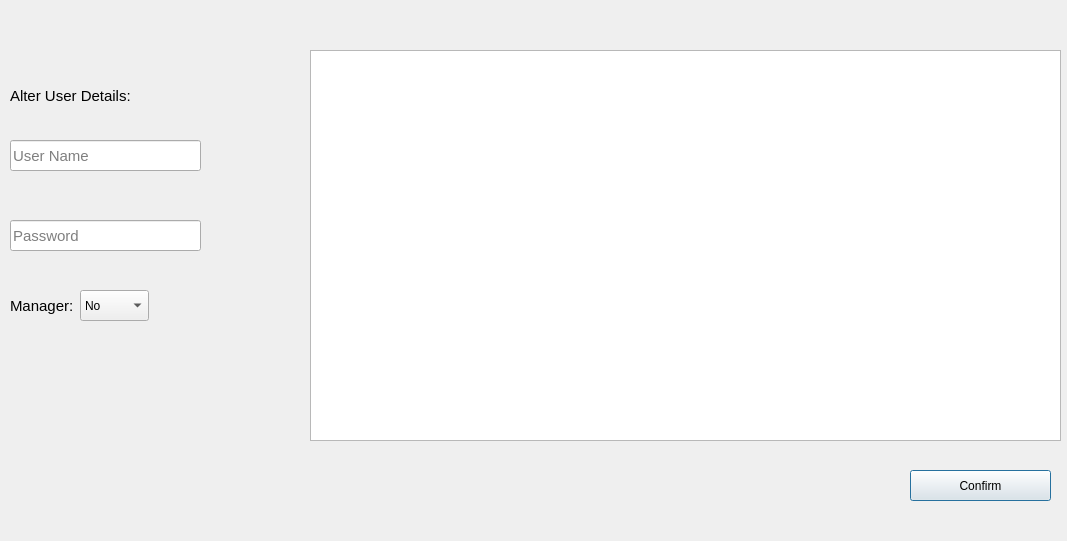
<?xml version="1.0" encoding="UTF-8"?>
<ui version="4.0">
 <class>Staff</class>
 <widget class="QDialog" name="Staff">
  <property name="geometry">
   <rect>
    <x>0</x>
    <y>0</y>
    <width>1067</width>
    <height>541</height>
   </rect>
  </property>
  <property name="minimumSize">
   <size>
    <width>1067</width>
    <height>541</height>
   </size>
  </property>
  <property name="maximumSize">
   <size>
    <width>1067</width>
    <height>541</height>
   </size>
  </property>
  <property name="windowTitle">
   <string>Dialog</string>
  </property>
  <property name="styleSheet">
   <string notr="true"/>
  </property>
  <widget class="QTableWidget" name="twStaff">
   <property name="geometry">
    <rect>
     <x>310</x>
     <y>50</y>
     <width>751</width>
     <height>391</height>
    </rect>
   </property>
   <property name="editTriggers">
    <set>QAbstractItemView::NoEditTriggers</set>
   </property>
   <property name="tabKeyNavigation">
    <bool>false</bool>
   </property>
   <property name="showDropIndicator" stdset="0">
    <bool>false</bool>
   </property>
   <property name="dragDropOverwriteMode">
    <bool>false</bool>
   </property>
   <property name="selectionMode">
    <enum>QAbstractItemView::SingleSelection</enum>
   </property>
   <property name="selectionBehavior">
    <enum>QAbstractItemView::SelectRows</enum>
   </property>
  </widget>
  <widget class="QLineEdit" name="leUserName">
   <property name="geometry">
    <rect>
     <x>10</x>
     <y>140</y>
     <width>191</width>
     <height>31</height>
    </rect>
   </property>
   <property name="font">
    <font>
     <pointsize>11</pointsize>
    </font>
   </property>
   <property name="styleSheet">
    <string notr="true"/>
   </property>
   <property name="placeholderText">
    <string>User Name</string>
   </property>
  </widget>
  <widget class="QPushButton" name="pbConfirm">
   <property name="geometry">
    <rect>
     <x>910</x>
     <y>470</y>
     <width>141</width>
     <height>31</height>
    </rect>
   </property>
   <property name="text">
    <string>Confirm</string>
   </property>
  </widget>
  <widget class="QLabel" name="lblUserDetails">
   <property name="geometry">
    <rect>
     <x>10</x>
     <y>80</y>
     <width>201</width>
     <height>31</height>
    </rect>
   </property>
   <property name="font">
    <font>
     <pointsize>11</pointsize>
    </font>
   </property>
   <property name="styleSheet">
    <string notr="true"/>
   </property>
   <property name="text">
    <string>Alter User Details:</string>
   </property>
  </widget>
  <widget class="QLabel" name="lblItemPrice">
   <property name="geometry">
    <rect>
     <x>10</x>
     <y>290</y>
     <width>81</width>
     <height>31</height>
    </rect>
   </property>
   <property name="font">
    <font>
     <pointsize>11</pointsize>
    </font>
   </property>
   <property name="styleSheet">
    <string notr="true"/>
   </property>
   <property name="text">
    <string>Manager:</string>
   </property>
  </widget>
  <widget class="QLabel" name="lblErrorUserName">
   <property name="geometry">
    <rect>
     <x>10</x>
     <y>170</y>
     <width>291</width>
     <height>31</height>
    </rect>
   </property>
   <property name="font">
    <font>
     <pointsize>10</pointsize>
    </font>
   </property>
   <property name="text">
    <string/>
   </property>
  </widget>
  <widget class="QLabel" name="lblErrorPassword">
   <property name="geometry">
    <rect>
     <x>10</x>
     <y>250</y>
     <width>291</width>
     <height>31</height>
    </rect>
   </property>
   <property name="font">
    <font>
     <pointsize>10</pointsize>
    </font>
   </property>
   <property name="text">
    <string/>
   </property>
  </widget>
  <widget class="QLineEdit" name="lePassword">
   <property name="geometry">
    <rect>
     <x>10</x>
     <y>220</y>
     <width>191</width>
     <height>31</height>
    </rect>
   </property>
   <property name="font">
    <font>
     <pointsize>11</pointsize>
    </font>
   </property>
   <property name="styleSheet">
    <string notr="true"/>
   </property>
   <property name="placeholderText">
    <string>Password</string>
   </property>
  </widget>
  <widget class="QComboBox" name="cbManager">
   <property name="geometry">
    <rect>
     <x>80</x>
     <y>290</y>
     <width>69</width>
     <height>31</height>
    </rect>
   </property>
   <item>
    <property name="text">
     <string>No</string>
    </property>
   </item>
   <item>
    <property name="text">
     <string>Yes</string>
    </property>
   </item>
  </widget>
  <widget class="QLabel" name="lblError">
   <property name="geometry">
    <rect>
     <x>780</x>
     <y>445</y>
     <width>271</width>
     <height>21</height>
    </rect>
   </property>
   <property name="font">
    <font>
     <pointsize>11</pointsize>
    </font>
   </property>
   <property name="layoutDirection">
    <enum>Qt::LeftToRight</enum>
   </property>
   <property name="styleSheet">
    <string notr="true">color: rgb(170, 0, 0);</string>
   </property>
   <property name="text">
    <string/>
   </property>
   <property name="alignment">
    <set>Qt::AlignRight|Qt::AlignTrailing|Qt::AlignVCenter</set>
   </property>
  </widget>
 </widget>
 <resources/>
 <connections/>
</ui>
